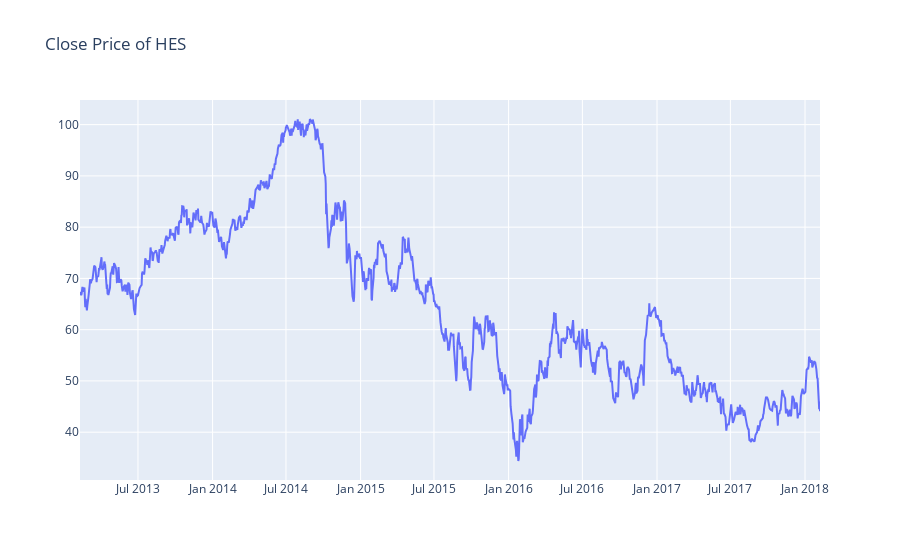

Here is the notebook cell this chart was saved with:
### Code cell
view_random_stock()

### Figure 1 — Plotly figure (JSON) as saved in the notebook; plotly's stock layout.template omitted (floating-point values rounded to 4 significant figures; data arrays with more than 128 entries replaced by an {"elided": "..."} marker saying what was removed)
{"data": [{"type": "scatter", "x": {"elided": "1259 str values"}, "y": {"elided": "1259 float values"}}], "layout": {"title": {"text": "Close Price of HES"}}}
